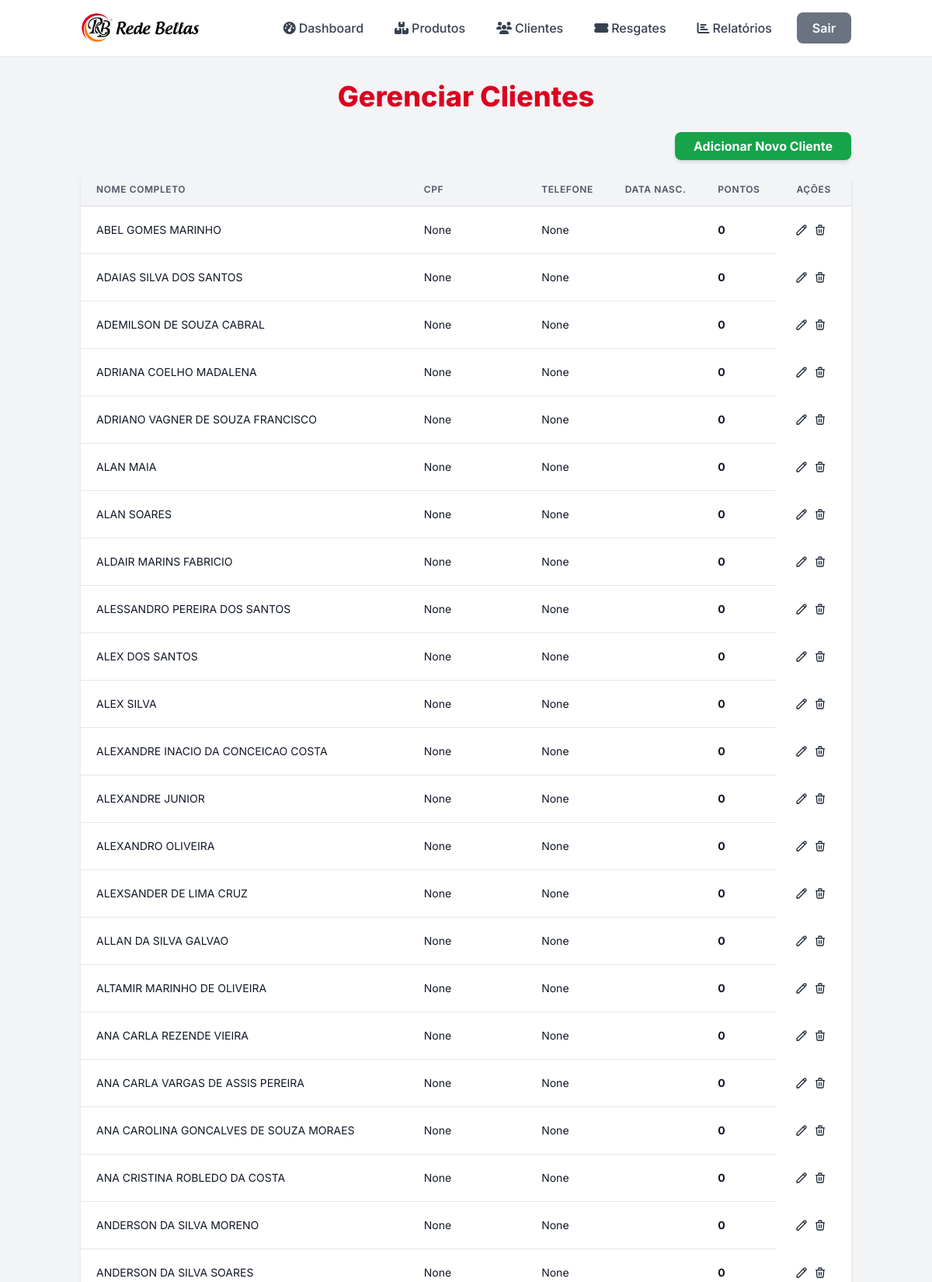
Screenshot of /clients/ (signed in, upper part) with the database file from the repository.
### core/models.py (models this page shows, shortened)
class Cliente(models.Model):
    nome_completo = models.CharField(max_length=255)
    cpf = models.CharField(max_length=14, unique=True, null=True, blank=True)
    telefone = models.CharField(max_length=20, blank=True, null=True)
    data_nascimento = models.DateField(blank=True, null=True)
    pontos = models.IntegerField(default=0)
    data_cadastro = models.DateTimeField(auto_now_add=True)
    data_ultima_atualizacao = models.DateTimeField(auto_now=True)
    observacao = models.TextField(
        blank=True,
        null=True,
        help_text="Observações adicionais sobre o cliente, como origem da criação.",
    )
    class Meta:
        verbose_name = "Cliente"
        verbose_name_plural = "Clientes"
        ordering = ["nome_completo"]

### core/views.py (the view)
# urls.py: path("clients/", views.client_list, name="client_list"),
@login_required
def client_list(request):
    clients = Cliente.objects.all().order_by("nome_completo")
    context = {"clients": clients}
    return render(request, "clients/client_list.html", context)

### core/templates/clients/client_list.html (shortened to what this page needs)
{% load static %}
<!DOCTYPE html>
<html lang="pt-br">
<head>
    <link rel="stylesheet" href="{% static 'css/output.css' %}">
    <link rel="stylesheet" href="https://cdnjs.cloudflare.com/ajax/libs/font-awesome/6.5.1/css/all.min.css">
</head>
<body class="bg-gray-100 font-inter antialiased text-gray-800">
    {% include 'partials/_navbar.html' %}
    <div class="container mx-auto px-4 py-8">
        <h1 class="text-4xl font-extrabold text-[#DB0020] mb-8 text-center">Gerenciar Clientes</h1>
        <div class="mb-6 text-right">
            <a href="{% url 'client_create' %}" class="bg-green-600 hover:bg-green-700 text-white font-bold py-2 px-6 rounded-lg shadow-md transition duration-300">Adicionar Novo Cliente</a>
        </div>
        <div class="overflow-x-auto bg-white rounded-lg shadow-md">
            <table class="min-w-full leading-normal">
                <thead>
                    <tr>
                        <th class="px-5 py-3 border-b-2 border-gray-200 bg-gray-100 text-left text-xs font-semibold text-gray-600 uppercase tracking-wider">
                            Nome Completo
                        </th>
                        <th class="px-5 py-3 border-b-2 border-gray-200 bg-gray-100 text-left text-xs font-semibold text-gray-600 uppercase tracking-wider">
                            CPF
                        </th>
                        <th class="px-5 py-3 border-b-2 border-gray-200 bg-gray-100 text-left text-xs font-semibold text-gray-600 uppercase tracking-wider">
                            Telefone
                        </th>
                        <th class="px-5 py-3 border-b-2 border-gray-200 bg-gray-100 text-left text-xs font-semibold text-gray-600 uppercase tracking-wider">
                            Data Nasc.
                        </th>
                        <th class="px-5 py-3 border-b-2 border-gray-200 bg-gray-100 text-left text-xs font-semibold text-gray-600 uppercase tracking-wider">
                            Pontos
                        </th>
                        <th class="px-5 py-3 border-b-2 border-gray-200 bg-gray-100 text-center text-xs font-semibold text-gray-600 uppercase tracking-wider">
                            Ações
                        </th>
                    </tr>
                </thead>
                <tbody>
                    {% for client in clients %}
                    <tr>
                        <td class="px-5 py-5 border-b border-gray-200 bg-white text-sm">
                            <p class="text-gray-900 whitespace-no-wrap">{{ client.nome_completo }}</p>
                        </td>
                        <td class="px-5 py-5 border-b border-gray-200 bg-white text-sm">
                            <p class="text-gray-900 whitespace-no-wrap">{{ client.cpf }}</p>
                        </td>
                        <td class="px-5 py-5 border-b border-gray-200 bg-white text-sm">
                            <p class="text-gray-900 whitespace-no-wrap">{{ client.telefone }}</p>
                        </td>
                        <td class="px-5 py-5 border-b border-gray-200 bg-white text-sm">
                        </td>
                        <td class="px-5 py-5 border-b border-gray-200 bg-white text-sm">
                            <p class="text-gray-900 whitespace-no-wrap font-bold">{{ client.pontos }}</p>
                        </td>
                        <td class="py-3 px-6 text-center">
                        <div class="flex item-center justify-center">
                            <a href="{% url 'client_update' pk=client.pk %}" class="w-4 mr-2 transform hover:text-[#DB0020] hover:scale-110" title="Editar Cliente">
                                <svg xmlns="http://www.w3.org/2000/svg" fill="none" viewBox="0 0 24 24" stroke="currentColor">
                                    <path stroke-linecap="round" stroke-linejoin="round" stroke-width="2" d="M15.232 5.232l3.536 3.536m-2.036-5.036a2.5 2.5 0 113.536 3.536L6.5 21.036H3v-3.572L16.732 3.732z" />
                                </svg>
                            </a>
                            <a href="{% url 'client_delete' pk=client.pk %}" class="w-4 mr-2 transform hover:text-red-500 hover:scale-110" title="Excluir Cliente">
                                <svg xmlns="http://www.w3.org/2000/svg" fill="none" viewBox="0 0 24 24" stroke="currentColor">
                                    <path stroke-linecap="round" stroke-linejoin="round" stroke-width="2" d="M19 7l-.867 12.142A2 2 0 0116.138 21H7.862a2 2 0 01-1.995-1.858L5 7m5 4v6m4-6v6m1-10V4a1 1 0 00-1-1h-4a1 1 0 00-1 1v3M4 7h16" />
                                </svg>
                            </a>
                        </div>
                    </td>
                    </tr>
                    {% empty %}
                    <tr>
                        <td colspan="6" class="px-5 py-5 border-b border-gray-200 bg-white text-sm text-center text-gray-600">
                            Nenhum cliente cadastrado ainda.
                        </td>
                    </tr>
                    {% endfor %}
                </tbody>
            </table>
        </div>
    </div>
</body>
</html>

### rows the page displays
Cliente: nome_completo "ABEL GOMES MARINHO", cpf "None", telefone "None", pontos "0"
Cliente: nome_completo "ADAIAS SILVA DOS SANTOS", cpf "None", telefone "None", pontos "0"
Cliente: nome_completo "ADEMILSON DE SOUZA CABRAL", cpf "None", telefone "None", pontos "0"
Cliente: nome_completo "ADRIANA COELHO MADALENA", cpf "None", telefone "None", pontos "0"
Cliente: nome_completo "ADRIANO VAGNER DE SOUZA FRANCISCO", cpf "None", telefone "None", pontos "0"
Cliente: nome_completo "ALAN MAIA", cpf "None", telefone "None", pontos "0"
Cliente: nome_completo "ALAN SOARES", cpf "None", telefone "None", pontos "0"
Cliente: nome_completo "ALDAIR MARINS FABRICIO", cpf "None", telefone "None", pontos "0"
Cliente: nome_completo "ALESSANDRO PEREIRA DOS SANTOS", cpf "None", telefone "None", pontos "0"
Cliente: nome_completo "ALEX DOS SANTOS", cpf "None", telefone "None", pontos "0"
Cliente: nome_completo "ALEX SILVA", cpf "None", telefone "None", pontos "0"
Cliente: nome_completo "ALEXANDRE INACIO DA CONCEICAO COSTA", cpf "None", telefone "None", pontos "0"
Cliente: nome_completo "ALEXANDRE JUNIOR", cpf "None", telefone "None", pontos "0"
Cliente: nome_completo "ALEXANDRO OLIVEIRA", cpf "None", telefone "None", pontos "0"
Cliente: nome_completo "ALEXSANDER DE LIMA CRUZ", cpf "None", telefone "None", pontos "0"
Cliente: nome_completo "ALLAN DA SILVA GALVAO", cpf "None", telefone "None", pontos "0"
Cliente: nome_completo "ALTAMIR MARINHO DE OLIVEIRA", cpf "None", telefone "None", pontos "0"
Cliente: nome_completo "ANA CARLA REZENDE VIEIRA", cpf "None", telefone "None", pontos "0"
Cliente: nome_completo "ANA CARLA VARGAS DE ASSIS PEREIRA", cpf "None", telefone "None", pontos "0"
Cliente: nome_completo "ANA CAROLINA GONCALVES DE SOUZA MORAES", cpf "None", telefone "None", pontos "0"
Cliente: nome_completo "ANA CRISTINA ROBLEDO DA COSTA", cpf "None", telefone "None", pontos "0"
Cliente: nome_completo "ANDERSON DA SILVA MORENO", cpf "None", telefone "None", pontos "0"
Cliente: nome_completo "ANDERSON DA SILVA SOARES", cpf "None", telefone "None", pontos "0"
